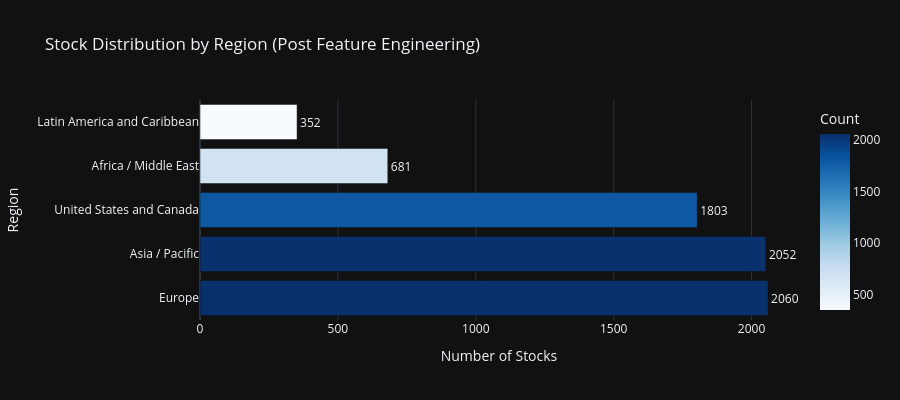
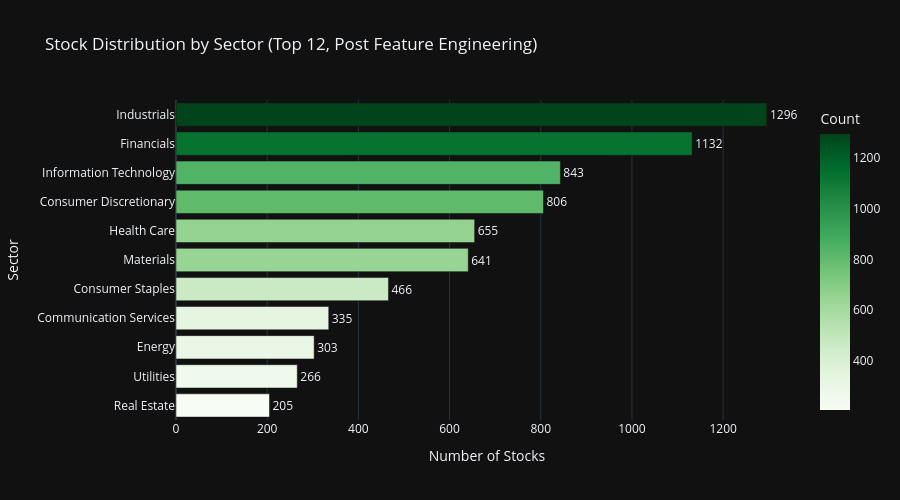
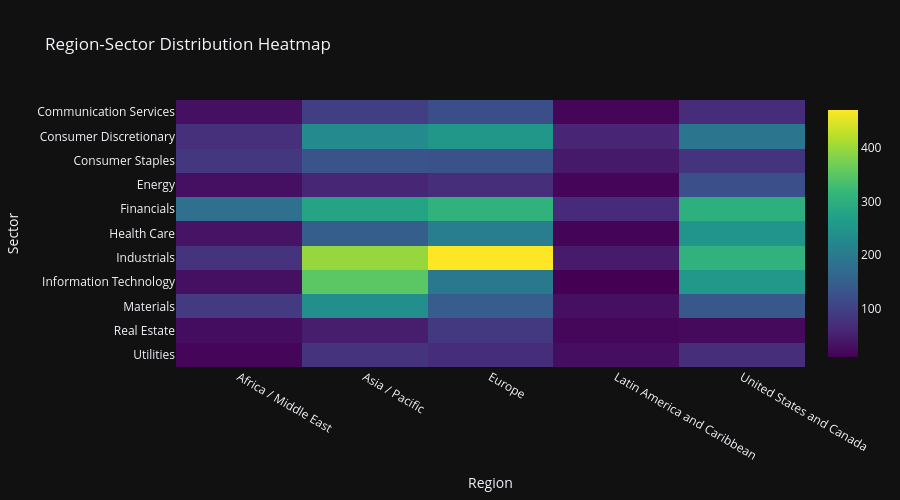

The cell these charts' notebook holds for them, in order:
### Markdown cell above
## Cell 6: Region & Sector Analytics with Feature Coverage

Section 17 compliant Plotly visualizations with dark theme.
Enhanced with Phase 9.3 feature analytics by region and sector.

### Code cell
# ============================================================================
# Cell 6: Region & Sector Analytics with Feature Coverage
# ============================================================================

print('=' * 80)
print('REGION & SECTOR ANALYTICS WITH FEATURE COVERAGE')
print('=' * 80)

# Use all_stocks_features (post feature engineering) for analytics
df_analytics = all_stocks_features

# Region distribution
if 'region' in df_analytics.columns:
    region_counts = df_analytics['region'].value_counts().reset_index()
    region_counts.columns = ['Region', 'Count']
    region_counts['Percentage'] = (region_counts['Count'] / region_counts['Count'].sum() * 100).round(1)

    fig_region = px.bar(
        region_counts,
        x='Count',
        y='Region',
        orientation='h',
        title='Stock Distribution by Region (Post Feature Engineering)',
        template=PLOTLY_TEMPLATE,
        color='Count',
        color_continuous_scale='Blues',
        text='Count',
    )
    fig_region.update_traces(
        textposition='outside',
        hovertemplate='<b>%{y}</b><br>Count: %{x}<br>Percentage: %{customdata[0]:.1f}%',
        customdata=region_counts[['Percentage']].values
    )
    fig_region.update_layout(
        xaxis_title='Number of Stocks',
        yaxis_title='Region',
        height=400,
        showlegend=False,
    )
    fig_region.show()

# Sector distribution (using TOP_N_SECTORS constant)
if 'sector' in df_analytics.columns:
    sector_counts = df_analytics['sector'].value_counts().head(TOP_N_SECTORS).reset_index()
    sector_counts.columns = ['Sector', 'Count']
    sector_counts['Percentage'] = (sector_counts['Count'] / len(df_analytics) * 100).round(1)

    fig_sector = px.bar(
        sector_counts.sort_values('Count'),
        x='Count',
        y='Sector',
        orientation='h',
        title=f'Stock Distribution by Sector (Top {TOP_N_SECTORS}, Post Feature Engineering)',
        template=PLOTLY_TEMPLATE,
        color='Count',
        color_continuous_scale='Greens',
        text='Count',
    )
    fig_sector.update_traces(
        textposition='outside',
        hovertemplate='<b>%{y}</b><br>Count: %{x}<br>Percentage: %{customdata[0]:.1f}%',
        customdata=sector_counts.sort_values('Count')[['Percentage']].values
    )
    fig_sector.update_layout(
        xaxis_title='Number of Stocks',
        yaxis_title='Sector',
        height=500,
        showlegend=False,
    )
    fig_sector.show()

# Region-Sector Heatmap
if 'region' in df_analytics.columns and 'sector' in df_analytics.columns:
    cross_tab = pd.crosstab(
        df_analytics['sector'],
        df_analytics['region']
    ).head(TOP_N_SECTORS)

    fig_heatmap = px.imshow(
        cross_tab,
        title='Region-Sector Distribution Heatmap',
        template=PLOTLY_TEMPLATE,
        color_continuous_scale='Viridis',
        aspect='auto',
    )
    fig_heatmap.update_layout(
        xaxis_title='Region',
        yaxis_title='Sector',
        height=500,
    )
    fig_heatmap.show()

print('\n✓ Distribution visualizations complete')

# ============================================================================
# Feature Coverage Analytics by Region and Sector
# ============================================================================
print('\n' + '=' * 80)
print('📊 PHASE 9.3 FEATURE ANALYTICS BY REGION & SECTOR')
print('=' * 80)

# 1. INTEGRATE ALL PHASE 9.3 FEATURES DYNAMICALLY
# Instead of hard-coded categories, we use the entire registry from phase93_categories.py
key_phase93_features = PHASE93_FEATURE_CATEGORIES.copy()

# 2. UPDATE FEATURE MAPPING
# Synchronized with Phase 9.3 generator outputs from advanced.py
feature_mapping = {
    'return_on_equity_pct_ltm': 'roe',
    'return_on_assets_roa_pct_ltm': 'roa',
    'p_e_ltm': 'p_e_ratio',
    'p_e_ntm': 'p_e_ratio',
    'ev_ebitda_ltm': 'ev_ebitda_ratio',
    'altman_z_score_ltm': 'altman_z_score',
    'price_chg_pct_1m': 'price_momentum_1m',
    'price_chg_pct_3m': 'price_momentum_3m',
    'dividend_payout_ratio': 'payout_ratio',
    'eps_surprise_pct': 'eps_surprise_pct',  # New in Phase 9.3
}

# 3. BUILD AVAILABLE FEATURE LIST
# Filter for features actually present in the DataFrame after ETL
available_phase93 = list(set([
                                 f for f in key_phase93_features if f in df_analytics.columns
                             ] + [
                                 feature_mapping.get(f, f) for f in key_phase93_features
                                 if feature_mapping.get(f, f) in df_analytics.columns
                             ]))

# Limit to top 15 features for visualization clarity, prioritized by completeness
coverage_ranks = df_analytics[available_phase93].notna().mean().sort_values(ascending=False)
top_viz_features = coverage_ranks.head(15).index.tolist()

if top_viz_features and 'region' in df_analytics.columns:
    print(f'\n📍 Feature Coverage by Region ({len(top_viz_features)} prioritized features):')

    # Calculate non-null percentage per region for prioritized features
    region_coverage_data = []
    for region in df_analytics['region'].unique():
        region_df = df_analytics[df_analytics['region'] == region]
        region_count = len(region_df)

        for feat in top_viz_features:
            non_null = region_df[feat].notna().sum()
            coverage_pct = (non_null / region_count * 100) if region_count > 0 else 0
            region_coverage_data.append({
                'Region': region,
                'Feature': feat,
                'Coverage_Pct': coverage_pct
            })

    region_coverage_df = pd.DataFrame(region_coverage_data)
    region_pivot = region_coverage_df.pivot(index='Feature', columns='Region', values='Coverage_Pct')

    print(region_pivot.round(1).to_string())

    # Heatmap visualization
    fig_region_coverage = px.imshow(
        region_pivot,
        title='Phase 9.3 Priority Feature Coverage by Region (%)',
        template=PLOTLY_TEMPLATE,
        color_continuous_scale='RdYlGn',
        aspect='auto',
        labels={'color': 'Coverage %'},
    )
    fig_region_coverage.update_layout(
        xaxis_title='Region',
        yaxis_title='Feature',
        height=600,
    )
    fig_region_coverage.show()

if top_viz_features and 'sector' in df_analytics.columns:
    print(f'\n🏢 Feature Coverage by Sector (Top 10 sectors, {len(top_viz_features)} priority features):')

    # Get top 10 sectors by count
    top_sectors = df_analytics['sector'].value_counts().head(10).index.tolist()

    # Calculate non-null percentage per sector for prioritized features
    sector_coverage_data = []
    for sector in top_sectors:
        sector_df = df_analytics[df_analytics['sector'] == sector]
        sector_count = len(sector_df)

        for feat in top_viz_features:
            non_null = sector_df[feat].notna().sum()
            coverage_pct = (non_null / sector_count * 100) if sector_count > 0 else 0
            sector_coverage_data.append({
                'Sector': sector,
                'Feature': feat,
                'Coverage_Pct': coverage_pct
            })

    sector_coverage_df = pd.DataFrame(sector_coverage_data)
    sector_pivot = sector_coverage_df.pivot(index='Feature', columns='Sector', values='Coverage_Pct')

    print(sector_pivot.round(1).to_string())

    # Heatmap visualization
    fig_sector_coverage = px.imshow(
        sector_pivot,
        title='Phase 9.3 Priority Feature Coverage by Sector (%)',
        template=PLOTLY_TEMPLATE,
        color_continuous_scale='RdYlGn',
        aspect='auto',
        labels={'color': 'Coverage %'},
    )
    fig_sector_coverage.update_layout(
        xaxis_title='Sector',
        yaxis_title='Feature',
        height=600,
    )
    fig_sector_coverage.show()

# Feature statistics by region
if available_phase93 and 'region' in df_analytics.columns:
    print(f'\n📊 Key Feature Statistics by Region:')

    # 4. UPDATE STAT FEATURES
    # Include new Phase 9.3 benchmarks: Earnings Quality and Technical momentum
    stat_features = [
        'roe',
        'price_momentum_1m',
        'debt_to_equity',
        'earnings_quality_score',
        'ema_trend_consistency'
    ]
    stat_features = [f for f in stat_features if f in df_analytics.columns]

    if stat_features:
        region_stats = df_analytics.groupby('region')[stat_features].agg(['mean', 'median', 'std']).round(3)
        print(region_stats.to_string())

        # Box plot for ROE by region (if available)
        if 'roe' in df_analytics.columns:
            fig_roe_region = px.box(
                df_analytics[df_analytics['roe'].notna()],
                x='region',
                y='roe',
                title='Return on Equity (ROE) Distribution by Region',
                template=PLOTLY_TEMPLATE,
                color='region',
            )
            fig_roe_region.update_layout(
                xaxis_title='Region',
                yaxis_title='ROE',
                height=450,
                showlegend=False,
            )
            fig_roe_region.show()

print('\n✓ Feature analytics by region and sector complete')

### Figure 1 — Plotly figure (JSON) as saved in the notebook; plotly's stock layout.template omitted (floating-point values rounded to 4 significant figures)
{"data": [{"hovertemplate": "<b>%{y}</b><br>Count: %{x}<br>Percentage: %{customdata[0]:.1f}%", "legendgroup": "", "marker": {"color": [2060, 2052, 1803, 681, 352], "coloraxis": "coloraxis", "pattern": {"shape": ""}}, "name": "", "orientation": "h", "showlegend": false, "text": [2060.0, 2052.0, 1803.0, 681.0, 352.0], "textposition": "outside", "x": [2060, 2052, 1803, 681, 352], "xaxis": "x", "y": ["Europe", "Asia / Pacific", "United States and Canada", "Africa / Middle East", "Latin America and Caribbean"], "yaxis": "y", "type": "bar", "customdata": [[29.6], [29.5], [25.9], [9.8], [5.1]]}], "layout": {"xaxis": {"anchor": "y", "domain": [0.0, 1.0], "title": {"text": "Number of Stocks"}}, "yaxis": {"anchor": "x", "domain": [0.0, 1.0], "title": {"text": "Region"}}, "coloraxis": {"colorbar": {"title": {"text": "Count"}}, "colorscale": [[0.0, "rgb(247,251,255)"], [0.125, "rgb(222,235,247)"], [0.25, "rgb(198,219,239)"], [0.375, "rgb(158,202,225)"], [0.5, "rgb(107,174,214)"], [0.625, "rgb(66,146,198)"], [0.75, "rgb(33,113,181)"], [0.875, "rgb(8,81,156)"], [1.0, "rgb(8,48,107)"]]}, "legend": {"tracegroupgap": 0}, "title": {"text": "Stock Distribution by Region (Post Feature Engineering)"}, "barmode": "relative", "height": 400, "showlegend": false}}

### Figure 2 — Plotly figure (JSON) as saved in the notebook; plotly's stock layout.template omitted (floating-point values rounded to 4 significant figures)
{"data": [{"hovertemplate": "<b>%{y}</b><br>Count: %{x}<br>Percentage: %{customdata[0]:.1f}%", "legendgroup": "", "marker": {"color": [205, 266, 303, 335, 466, 641, 655, 806, 843, 1132, 1296], "coloraxis": "coloraxis", "pattern": {"shape": ""}}, "name": "", "orientation": "h", "showlegend": false, "text": [205.0, 266.0, 303.0, 335.0, 466.0, 641.0, 655.0, 806.0, 843.0, 1132.0, 1296.0], "textposition": "outside", "x": [205, 266, 303, 335, 466, 641, 655, 806, 843, 1132, 1296], "xaxis": "x", "y": ["Real Estate", "Utilities", "Energy", "Communication Services", "Consumer Staples", "Materials", "Health Care", "Consumer Discretionary", "Information Technology", "Financials", "Industrials"], "yaxis": "y", "type": "bar", "customdata": [[3.0], [3.8], [4.4], [4.8], [6.7], [9.2], [9.4], [11.6], [12.1], [16.3], [18.7]]}], "layout": {"xaxis": {"anchor": "y", "domain": [0.0, 1.0], "title": {"text": "Number of Stocks"}}, "yaxis": {"anchor": "x", "domain": [0.0, 1.0], "title": {"text": "Sector"}}, "coloraxis": {"colorbar": {"title": {"text": "Count"}}, "colorscale": [[0.0, "rgb(247,252,245)"], [0.125, "rgb(229,245,224)"], [0.25, "rgb(199,233,192)"], [0.375, "rgb(161,217,155)"], [0.5, "rgb(116,196,118)"], [0.625, "rgb(65,171,93)"], [0.75, "rgb(35,139,69)"], [0.875, "rgb(0,109,44)"], [1.0, "rgb(0,68,27)"]]}, "legend": {"tracegroupgap": 0}, "title": {"text": "Stock Distribution by Sector (Top 12, Post Feature Engineering)"}, "barmode": "relative", "height": 500, "showlegend": false}}

### Figure 3 — Plotly figure (JSON) as saved in the notebook; plotly's stock layout.template omitted (floating-point values rounded to 4 significant figures)
{"data": [{"coloraxis": "coloraxis", "name": "0", "x": ["Africa / Middle East", "Asia / Pacific", "Europe", "Latin America and Caribbean", "United States and Canada"], "y": ["Communication Services", "Consumer Discretionary", "Consumer Staples", "Energy", "Financials", "Health Care", "Industrials", "Information Technology", "Materials", "Real Estate", "Utilities"], "z": [[31, 96, 122, 18, 68], [74, 229, 254, 58, 191], [87, 129, 128, 42, 80], [30, 59, 71, 18, 125], [179, 279, 307, 67, 300], [35, 148, 208, 15, 249], [79, 397, 470, 45, 305], [31, 350, 196, 11, 255], [90, 238, 146, 31, 136], [27, 48, 88, 19, 23], [18, 79, 70, 28, 71]], "type": "heatmap", "xaxis": "x", "yaxis": "y", "hovertemplate": "region: %{x}<br>sector: %{y}<br>color: %{z}<extra></extra>"}], "layout": {"xaxis": {"anchor": "y", "domain": [0.0, 1.0], "title": {"text": "Region"}}, "yaxis": {"anchor": "x", "domain": [0.0, 1.0], "autorange": "reversed", "title": {"text": "Sector"}}, "coloraxis": {"colorscale": [[0.0, "#440154"], [0.1111, "#482878"], [0.2222, "#3e4989"], [0.3333, "#31688e"], [0.4444, "#26828e"], [0.5556, "#1f9e89"], [0.6667, "#35b779"], [0.7778, "#6ece58"], [0.8889, "#b5de2b"], [1.0, "#fde725"]]}, "title": {"text": "Region-Sector Distribution Heatmap"}, "height": 500}}
